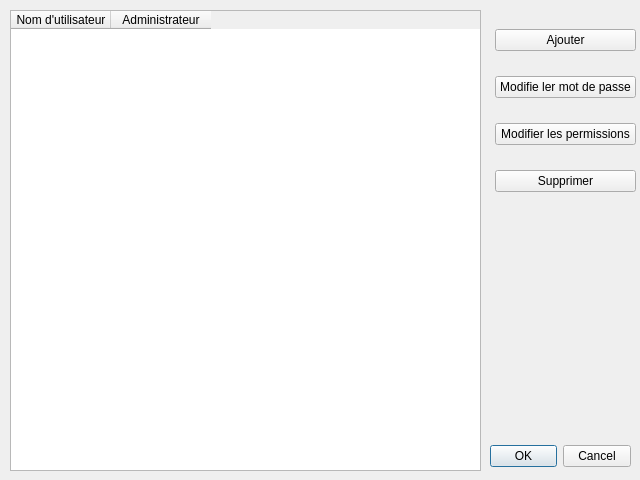
<?xml version="1.0" encoding="UTF-8"?>
<ui version="4.0">
 <class>UserManagement</class>
 <widget class="QDialog" name="UserManagement">
  <property name="geometry">
   <rect>
    <x>0</x>
    <y>0</y>
    <width>640</width>
    <height>480</height>
   </rect>
  </property>
  <property name="minimumSize">
   <size>
    <width>640</width>
    <height>480</height>
   </size>
  </property>
  <property name="maximumSize">
   <size>
    <width>640</width>
    <height>480</height>
   </size>
  </property>
  <property name="windowTitle">
   <string>Gestion des utilisateurs</string>
  </property>
  <widget class="QDialogButtonBox" name="buttonBox">
   <property name="geometry">
    <rect>
     <x>490</x>
     <y>440</y>
     <width>141</width>
     <height>32</height>
    </rect>
   </property>
   <property name="orientation">
    <enum>Qt::Horizontal</enum>
   </property>
   <property name="standardButtons">
    <set>QDialogButtonBox::Cancel|QDialogButtonBox::Ok</set>
   </property>
  </widget>
  <widget class="QWidget" name="verticalLayoutWidget">
   <property name="geometry">
    <rect>
     <x>495</x>
     <y>10</y>
     <width>141</width>
     <height>201</height>
    </rect>
   </property>
   <layout class="QVBoxLayout" name="verticalLayout">
    <item>
     <widget class="QPushButton" name="addButton">
      <property name="text">
       <string>Ajouter</string>
      </property>
     </widget>
    </item>
    <item>
     <widget class="QPushButton" name="editButton">
      <property name="text">
       <string>Modifie ler mot de passe</string>
      </property>
     </widget>
    </item>
    <item>
     <widget class="QPushButton" name="changePermButton">
      <property name="text">
       <string>Modifier les permissions</string>
      </property>
     </widget>
    </item>
    <item>
     <widget class="QPushButton" name="deleteButton">
      <property name="text">
       <string>Supprimer</string>
      </property>
     </widget>
    </item>
   </layout>
  </widget>
  <widget class="QTableWidget" name="tableWidget">
   <property name="geometry">
    <rect>
     <x>10</x>
     <y>10</y>
     <width>471</width>
     <height>461</height>
    </rect>
   </property>
   <column>
    <property name="text">
     <string>Nom d'utilisateur</string>
    </property>
   </column>
   <column>
    <property name="text">
     <string>Administrateur</string>
    </property>
   </column>
  </widget>
 </widget>
 <resources/>
 <connections>
  <connection>
   <sender>buttonBox</sender>
   <signal>accepted()</signal>
   <receiver>UserManagement</receiver>
   <slot>accept()</slot>
   <hints>
    <hint type="sourcelabel">
     <x>248</x>
     <y>254</y>
    </hint>
    <hint type="destinationlabel">
     <x>157</x>
     <y>274</y>
    </hint>
   </hints>
  </connection>
  <connection>
   <sender>buttonBox</sender>
   <signal>rejected()</signal>
   <receiver>UserManagement</receiver>
   <slot>reject()</slot>
   <hints>
    <hint type="sourcelabel">
     <x>316</x>
     <y>260</y>
    </hint>
    <hint type="destinationlabel">
     <x>286</x>
     <y>274</y>
    </hint>
   </hints>
  </connection>
 </connections>
</ui>
